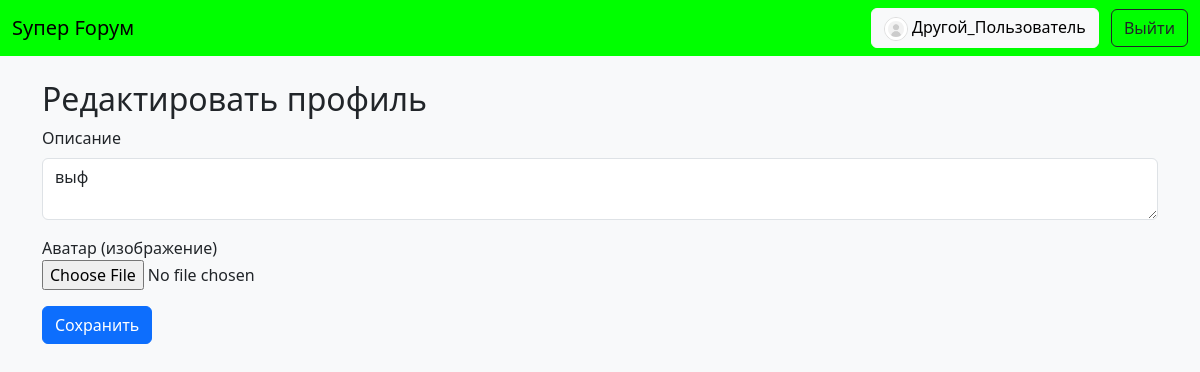
/edit_profile (signed in), run on an earlier commit of the app's database.
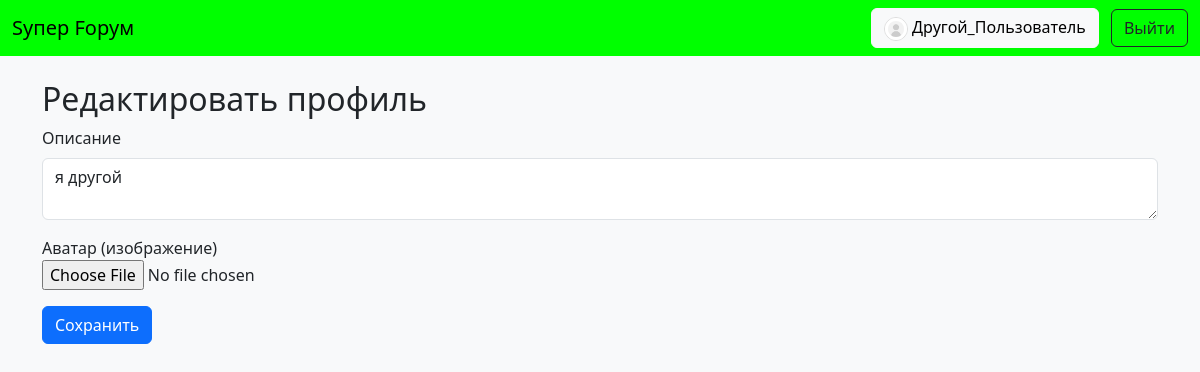
And on a later commit of the database.
### app.py (models this page shows)
class User(UserMixin, db.Model):
    id = db.Column(db.Integer, primary_key=True)
    username = db.Column(db.String(80), unique=True, nullable=False)
    password = db.Column(db.String(120), nullable=False)
    avatar = db.Column(db.String(255))
    description = db.Column(db.Text)
    is_admin = db.Column(db.Boolean, default=False)
    posts = db.relationship('Post', backref='author', lazy=True)
    comments = db.relationship('Comment', backref='author', lazy=True)

### app.py (the view, shortened to what this page needs)
@app.route('/edit_profile', methods=['GET', 'POST'])
@login_required
def edit_profile():
    form = EditProfileForm(obj=current_user)
    return render_template('edit_profile.html', form=form, user=current_user)

### app.py
class EditProfileForm(FlaskForm):
    description = TextAreaField('Описание')
    avatar = FileField('Аватар (изображение)', validators=[
        FileAllowed(['jpg', 'png', 'jpeg', 'gif'], 'Только изображения!')
    ])

### app.py (called while the page is built)
@login_manager.user_loader
def load_user(user_id):
    return User.query.get(int(user_id))

### templates/edit_profile.html (shortened to what this page needs)
{% extends "base.html" %}
{% block content %}
<h2>Редактировать профиль</h2>
<form method="POST" enctype="multipart/form-data">
    <div class="mb-3">
        {{ form.description.label(class="form-label") }}
        {{ form.description(class="form-control") }}
    </div>
    <div class="mb-3">
        {{ form.avatar.label }}<br>
        {{ form.avatar }}
    </div>
    <button type="submit" class="btn btn-primary">Сохранить</button>
</form>
{% endblock %}

### templates/base.html (shortened to what this page needs)
<!DOCTYPE html>
<html lang="ru">
<head>
    <link href="https://cdn.jsdelivr.net/npm/bootstrap@5.3.0/dist/css/bootstrap.min.css" rel="stylesheet">
    <link rel="stylesheet" href="{{ url_for('static', filename='style.css') }}">
</head>
<body>
<nav class="navbar navbar-expand-lg navbar-dark">
    <div class="container-fluid">
        <a class="navbar-brand" href="{{ url_for('index') }}">Sупер Fорум</a>
        <div class="ms-auto">
            {% if current_user.is_authenticated %}
                <a href="{{ url_for('profile', user_id=current_user.id) }}" class="btn btn-light me-2">
                    <img src="{{ url_for('static', filename=current_user.avatar) }}" alt="avatar" width="24" class="rounded-circle"> {{ current_user.username }}
                </a>
                <a href="{{ url_for('logout') }}" class="btn btn-outline-dark">Выйти</a>
            {% else %}
                <a href="{{ url_for('login') }}" class="btn btn-outline-dark">Войти</a>
                <a href="{{ url_for('register') }}" class="btn btn-dark">Зарегистрироваться</a>
            {% endif %}
        </div>
    </div>
</nav>
<div class="container my-4">
    {% block content %}{% endblock %}
</div>
</body>
</html>

What changed in the data, as far as the page shows it:
changed User "Другой_Пользователь": description "выф" → "я другой"
